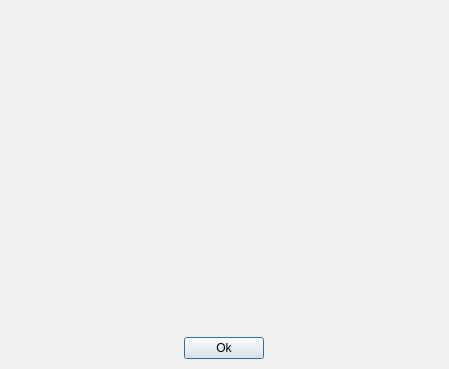
<?xml version="1.0" encoding="UTF-8"?>
<ui version="4.0">
 <class>m_Window</class>
 <widget class="QFrame" name="m_Window">
  <property name="geometry">
   <rect>
    <x>0</x>
    <y>0</y>
    <width>449</width>
    <height>369</height>
   </rect>
  </property>
  <property name="sizePolicy">
   <sizepolicy hsizetype="Expanding" vsizetype="Expanding">
    <horstretch>0</horstretch>
    <verstretch>0</verstretch>
   </sizepolicy>
  </property>
  <property name="focusPolicy">
   <enum>Qt::TabFocus</enum>
  </property>
  <layout class="QVBoxLayout" name="verticalLayout">
   <property name="spacing">
    <number>16</number>
   </property>
   <property name="leftMargin">
    <number>6</number>
   </property>
   <property name="topMargin">
    <number>4</number>
   </property>
   <property name="rightMargin">
    <number>6</number>
   </property>
   <property name="bottomMargin">
    <number>10</number>
   </property>
   <item>
    <widget class="COsdSelectTree" name="m_Tree">
     <property name="focusPolicy">
      <enum>Qt::WheelFocus</enum>
     </property>
     <property name="autoFillBackground">
      <bool>false</bool>
     </property>
     <property name="styleSheet">
      <string notr="true">#m_Tree {background-color: transparent;}
/*INCLUDE_UI_scrollbar.qss*/</string>
     </property>
     <property name="frameShape">
      <enum>QFrame::NoFrame</enum>
     </property>
     <property name="frameShadow">
      <enum>QFrame::Plain</enum>
     </property>
     <property name="lineWidth">
      <number>1</number>
     </property>
     <property name="editTriggers">
      <set>QAbstractItemView::NoEditTriggers</set>
     </property>
     <property name="showDropIndicator" stdset="0">
      <bool>false</bool>
     </property>
     <property name="verticalScrollMode">
      <enum>QAbstractItemView::ScrollPerPixel</enum>
     </property>
     <property name="indentation">
      <number>2</number>
     </property>
     <property name="uniformRowHeights">
      <bool>true</bool>
     </property>
     <property name="animated">
      <bool>true</bool>
     </property>
     <property name="columnCount">
      <number>1</number>
     </property>
     <property name="sliderInfo" stdset="0">
      <string notr="true">color1=&quot;0x5010F010&quot; color2=&quot;0&quot; type=&quot;0&quot; roundcorner=&quot;0&quot; borderwidth=&quot;0&quot; bordercolor=&quot;0&quot;</string>
     </property>
     <property name="borderInfo" stdset="0">
      <string notr="true">borderwidth=&quot;0&quot; roundcorner=&quot;0&quot; bordercolor=&quot;0x9010B010&quot; </string>
     </property>
     <property name="imageParams" stdset="0">
      <string notr="true">empty=&quot;img/programme/empty.png&quot;</string>
     </property>
     <property name="cursorInfo" stdset="0">
      <stringlist notr="true">
       <string>id=&quot;focus&quot;  marginBottom=&quot;1&quot; marginTop=&quot;1&quot; type=&quot;0&quot; color1=&quot;0x7080A0FF&quot; roundcorner=&quot;0&quot; bordercolor=&quot;0xFF000000&quot; borderWidth=&quot;0&quot;</string>
       <string>id=&quot;hover&quot; marginBottom=&quot;1&quot; marginTop=&quot;1&quot; type=&quot;0&quot; color1=&quot;0x3080A0FF&quot; roundcorner=&quot;0&quot; bordercolor=&quot;0xFF000000&quot; borderWidth=&quot;0&quot;</string>
      </stringlist>
     </property>
     <attribute name="headerVisible">
      <bool>false</bool>
     </attribute>
     <column>
      <property name="text">
       <string notr="true">1</string>
      </property>
     </column>
    </widget>
   </item>
   <item alignment="Qt::AlignHCenter">
    <widget class="QPushButton" name="m_OkButton">
     <property name="sizePolicy">
      <sizepolicy hsizetype="Preferred" vsizetype="Fixed">
       <horstretch>0</horstretch>
       <verstretch>0</verstretch>
      </sizepolicy>
     </property>
     <property name="maximumSize">
      <size>
       <width>160</width>
       <height>16777215</height>
      </size>
     </property>
     <property name="focusPolicy">
      <enum>Qt::TabFocus</enum>
     </property>
     <property name="styleSheet">
      <string notr="true">/*INCLUDE_UI_defaultbutton.qss*/</string>
     </property>
     <property name="text">
      <string>Ok</string>
     </property>
     <property name="default">
      <bool>true</bool>
     </property>
    </widget>
   </item>
  </layout>
 </widget>
 <customwidgets>
  <customwidget>
   <class>COsdSelectTree</class>
   <extends>QTreeWidget</extends>
   <header>OsdSelectTree.h</header>
  </customwidget>
 </customwidgets>
 <resources/>
 <connections/>
</ui>
